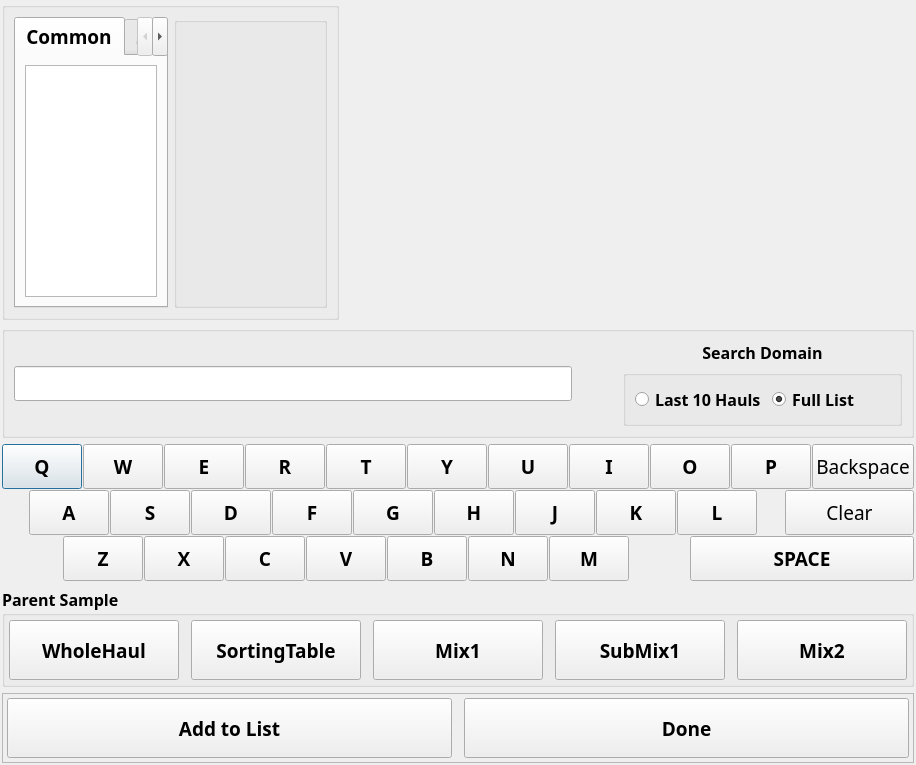
<?xml version="1.0" encoding="UTF-8"?>
<ui version="4.0">
 <class>addcatchspcDlg</class>
 <widget class="QDialog" name="addcatchspcDlg">
  <property name="windowModality">
   <enum>Qt::NonModal</enum>
  </property>
  <property name="windowTitle">
   <string>Add Species</string>
  </property>
  <layout class="QVBoxLayout" name="verticalLayout_3" stretch="30,14,30,13,13">
   <property name="leftMargin">
    <number>2</number>
   </property>
   <property name="topMargin">
    <number>2</number>
   </property>
   <property name="rightMargin">
    <number>2</number>
   </property>
   <property name="bottomMargin">
    <number>2</number>
   </property>
   <item>
    <widget class="QGroupBox" name="horizontalGroupBox">
     <property name="sizePolicy">
      <sizepolicy hsizetype="Preferred" vsizetype="Preferred">
       <horstretch>0</horstretch>
       <verstretch>0</verstretch>
      </sizepolicy>
     </property>
     <property name="minimumSize">
      <size>
       <width>0</width>
       <height>0</height>
      </size>
     </property>
     <layout class="QHBoxLayout" name="view_species_layout" stretch="50,50">
      <property name="sizeConstraint">
       <enum>QLayout::SetFixedSize</enum>
      </property>
      <item>
       <widget class="QTabWidget" name="nameTab">
        <property name="minimumSize">
         <size>
          <width>0</width>
          <height>0</height>
         </size>
        </property>
        <property name="font">
         <font>
          <family>Arial Black</family>
          <pointsize>14</pointsize>
          <weight>75</weight>
          <bold>true</bold>
         </font>
        </property>
        <property name="currentIndex">
         <number>0</number>
        </property>
        <widget class="QWidget" name="tab">
         <attribute name="title">
          <string>Common</string>
         </attribute>
         <layout class="QHBoxLayout" name="horizontalLayout_4">
          <item>
           <widget class="QListWidget" name="fullspcCList">
            <property name="font">
             <font>
              <family>Arial Black</family>
              <pointsize>14</pointsize>
              <weight>75</weight>
              <bold>true</bold>
             </font>
            </property>
           </widget>
          </item>
         </layout>
        </widget>
        <widget class="QWidget" name="tab_2">
         <attribute name="title">
          <string>Scientific</string>
         </attribute>
         <layout class="QHBoxLayout" name="horizontalLayout_2">
          <item>
           <widget class="QListWidget" name="fullspcSList">
            <property name="font">
             <font>
              <family>Arial Black</family>
              <pointsize>14</pointsize>
              <weight>75</weight>
              <bold>true</bold>
             </font>
            </property>
           </widget>
          </item>
         </layout>
        </widget>
       </widget>
      </item>
      <item>
       <widget class="QGroupBox" name="verticalGroupBox_3">
        <property name="minimumSize">
         <size>
          <width>0</width>
          <height>0</height>
         </size>
        </property>
        <layout class="QVBoxLayout" name="verticalLayout_6" stretch="10,90">
         <property name="leftMargin">
          <number>4</number>
         </property>
         <property name="topMargin">
          <number>4</number>
         </property>
         <property name="rightMargin">
          <number>4</number>
         </property>
         <property name="bottomMargin">
          <number>4</number>
         </property>
         <item>
          <widget class="QLabel" name="spcLabel">
           <property name="minimumSize">
            <size>
             <width>0</width>
             <height>0</height>
            </size>
           </property>
           <property name="font">
            <font>
             <family>Arial Black</family>
             <pointsize>10</pointsize>
             <weight>75</weight>
             <bold>true</bold>
            </font>
           </property>
           <property name="text">
            <string> &lt;SPECIES LABEL&gt;</string>
           </property>
           <property name="alignment">
            <set>Qt::AlignCenter</set>
           </property>
          </widget>
         </item>
         <item>
          <widget class="QLabel" name="picLabel">
           <property name="sizePolicy">
            <sizepolicy hsizetype="Preferred" vsizetype="Preferred">
             <horstretch>0</horstretch>
             <verstretch>2</verstretch>
            </sizepolicy>
           </property>
           <property name="minimumSize">
            <size>
             <width>0</width>
             <height>250</height>
            </size>
           </property>
           <property name="font">
            <font>
             <family>Arial Black</family>
             <pointsize>10</pointsize>
             <weight>75</weight>
             <bold>true</bold>
            </font>
           </property>
           <property name="frameShape">
            <enum>QFrame::NoFrame</enum>
           </property>
           <property name="frameShadow">
            <enum>QFrame::Plain</enum>
           </property>
           <property name="text">
            <string>&lt;SPECIES IMAGE&gt;</string>
           </property>
           <property name="alignment">
            <set>Qt::AlignCenter</set>
           </property>
          </widget>
         </item>
        </layout>
       </widget>
      </item>
     </layout>
    </widget>
   </item>
   <item>
    <widget class="QGroupBox" name="horizontalGroupBox_2">
     <property name="minimumSize">
      <size>
       <width>0</width>
       <height>0</height>
      </size>
     </property>
     <layout class="QHBoxLayout" name="horizontalLayout_8" stretch="60,10,30">
      <item>
       <widget class="QLineEdit" name="lineEdit_search">
        <property name="font">
         <font>
          <family>Arial Black</family>
          <pointsize>14</pointsize>
          <weight>75</weight>
          <bold>true</bold>
         </font>
        </property>
       </widget>
      </item>
      <item>
       <spacer name="horizontalSpacer_2">
        <property name="orientation">
         <enum>Qt::Horizontal</enum>
        </property>
        <property name="sizeType">
         <enum>QSizePolicy::Fixed</enum>
        </property>
        <property name="sizeHint" stdset="0">
         <size>
          <width>45</width>
          <height>20</height>
         </size>
        </property>
       </spacer>
      </item>
      <item>
       <layout class="QVBoxLayout" name="verticalLayout">
        <item>
         <widget class="QLabel" name="label">
          <property name="minimumSize">
           <size>
            <width>0</width>
            <height>0</height>
           </size>
          </property>
          <property name="font">
           <font>
            <family>Arial Black</family>
            <pointsize>12</pointsize>
            <weight>75</weight>
            <bold>true</bold>
           </font>
          </property>
          <property name="text">
           <string>Search Domain</string>
          </property>
          <property name="alignment">
           <set>Qt::AlignCenter</set>
          </property>
         </widget>
        </item>
        <item>
         <widget class="QGroupBox" name="groupBox_2">
          <property name="title">
           <string/>
          </property>
          <layout class="QHBoxLayout" name="horizontalLayout_3">
           <item>
            <widget class="QRadioButton" name="radio10">
             <property name="font">
              <font>
               <family>Arial Black</family>
               <pointsize>12</pointsize>
               <weight>75</weight>
               <bold>true</bold>
              </font>
             </property>
             <property name="text">
              <string>Last 10 Hauls</string>
             </property>
            </widget>
           </item>
           <item>
            <widget class="QRadioButton" name="radioFull">
             <property name="font">
              <font>
               <family>Arial Black</family>
               <pointsize>12</pointsize>
               <weight>75</weight>
               <bold>true</bold>
              </font>
             </property>
             <property name="text">
              <string>Full List</string>
             </property>
             <property name="checked">
              <bool>true</bool>
             </property>
             <property name="autoRepeat">
              <bool>false</bool>
             </property>
            </widget>
           </item>
          </layout>
         </widget>
        </item>
       </layout>
      </item>
     </layout>
    </widget>
   </item>
   <item>
    <layout class="QVBoxLayout" name="verticalLayout_2">
     <property name="spacing">
      <number>1</number>
     </property>
     <property name="sizeConstraint">
      <enum>QLayout::SetDefaultConstraint</enum>
     </property>
     <item>
      <layout class="QHBoxLayout" name="horizontalLayout_6" stretch="8,8,8,8,8,8,8,8,8,8,20">
       <item>
        <widget class="QPushButton" name="Q_Btn">
         <property name="minimumSize">
          <size>
           <width>0</width>
           <height>45</height>
          </size>
         </property>
         <property name="font">
          <font>
           <family>Arial Black</family>
           <pointsize>14</pointsize>
           <weight>75</weight>
           <bold>true</bold>
          </font>
         </property>
         <property name="text">
          <string>Q</string>
         </property>
        </widget>
       </item>
       <item>
        <widget class="QPushButton" name="W_Btn">
         <property name="minimumSize">
          <size>
           <width>0</width>
           <height>45</height>
          </size>
         </property>
         <property name="font">
          <font>
           <family>Arial Black</family>
           <pointsize>14</pointsize>
           <weight>75</weight>
           <bold>true</bold>
          </font>
         </property>
         <property name="text">
          <string>W</string>
         </property>
        </widget>
       </item>
       <item>
        <widget class="QPushButton" name="E_Btn">
         <property name="minimumSize">
          <size>
           <width>0</width>
           <height>45</height>
          </size>
         </property>
         <property name="font">
          <font>
           <family>Arial Black</family>
           <pointsize>14</pointsize>
           <weight>75</weight>
           <bold>true</bold>
          </font>
         </property>
         <property name="text">
          <string>E</string>
         </property>
        </widget>
       </item>
       <item>
        <widget class="QPushButton" name="R_Btn">
         <property name="minimumSize">
          <size>
           <width>0</width>
           <height>45</height>
          </size>
         </property>
         <property name="font">
          <font>
           <family>Arial Black</family>
           <pointsize>14</pointsize>
           <weight>75</weight>
           <bold>true</bold>
          </font>
         </property>
         <property name="text">
          <string>R</string>
         </property>
        </widget>
       </item>
       <item>
        <widget class="QPushButton" name="T_Btn">
         <property name="minimumSize">
          <size>
           <width>0</width>
           <height>45</height>
          </size>
         </property>
         <property name="font">
          <font>
           <family>Arial Black</family>
           <pointsize>14</pointsize>
           <weight>75</weight>
           <bold>true</bold>
          </font>
         </property>
         <property name="text">
          <string>T</string>
         </property>
        </widget>
       </item>
       <item>
        <widget class="QPushButton" name="Y_Btn">
         <property name="minimumSize">
          <size>
           <width>0</width>
           <height>45</height>
          </size>
         </property>
         <property name="font">
          <font>
           <family>Arial Black</family>
           <pointsize>14</pointsize>
           <weight>75</weight>
           <bold>true</bold>
          </font>
         </property>
         <property name="text">
          <string>Y</string>
         </property>
        </widget>
       </item>
       <item>
        <widget class="QPushButton" name="U_Btn">
         <property name="minimumSize">
          <size>
           <width>0</width>
           <height>45</height>
          </size>
         </property>
         <property name="font">
          <font>
           <family>Arial Black</family>
           <pointsize>14</pointsize>
           <weight>75</weight>
           <bold>true</bold>
          </font>
         </property>
         <property name="text">
          <string>U</string>
         </property>
        </widget>
       </item>
       <item>
        <widget class="QPushButton" name="I_Btn">
         <property name="minimumSize">
          <size>
           <width>0</width>
           <height>45</height>
          </size>
         </property>
         <property name="font">
          <font>
           <family>Arial Black</family>
           <pointsize>14</pointsize>
           <weight>75</weight>
           <bold>true</bold>
          </font>
         </property>
         <property name="text">
          <string>I</string>
         </property>
        </widget>
       </item>
       <item>
        <widget class="QPushButton" name="O_Btn">
         <property name="minimumSize">
          <size>
           <width>0</width>
           <height>45</height>
          </size>
         </property>
         <property name="font">
          <font>
           <family>Arial Black</family>
           <pointsize>14</pointsize>
           <weight>75</weight>
           <bold>true</bold>
          </font>
         </property>
         <property name="text">
          <string>O</string>
         </property>
        </widget>
       </item>
       <item>
        <widget class="QPushButton" name="P_Btn">
         <property name="minimumSize">
          <size>
           <width>0</width>
           <height>45</height>
          </size>
         </property>
         <property name="font">
          <font>
           <family>Arial Black</family>
           <pointsize>14</pointsize>
           <weight>75</weight>
           <bold>true</bold>
          </font>
         </property>
         <property name="text">
          <string>P</string>
         </property>
        </widget>
       </item>
       <item>
        <widget class="QPushButton" name="backBtn">
         <property name="minimumSize">
          <size>
           <width>0</width>
           <height>45</height>
          </size>
         </property>
         <property name="font">
          <font>
           <family>Arial Black</family>
           <pointsize>14</pointsize>
           <weight>50</weight>
           <bold>false</bold>
          </font>
         </property>
         <property name="text">
          <string>Backspace</string>
         </property>
        </widget>
       </item>
      </layout>
     </item>
     <item>
      <layout class="QHBoxLayout" name="horizontalLayout_7" stretch="4,8,8,8,8,8,8,8,8,8,4,20">
       <item>
        <widget class="QLabel" name="label_2">
         <property name="text">
          <string/>
         </property>
        </widget>
       </item>
       <item>
        <widget class="QPushButton" name="A_Btn">
         <property name="minimumSize">
          <size>
           <width>0</width>
           <height>45</height>
          </size>
         </property>
         <property name="font">
          <font>
           <family>Arial Black</family>
           <pointsize>14</pointsize>
           <weight>75</weight>
           <bold>true</bold>
          </font>
         </property>
         <property name="text">
          <string>A</string>
         </property>
        </widget>
       </item>
       <item>
        <widget class="QPushButton" name="S_Btn">
         <property name="minimumSize">
          <size>
           <width>0</width>
           <height>45</height>
          </size>
         </property>
         <property name="font">
          <font>
           <family>Arial Black</family>
           <pointsize>14</pointsize>
           <weight>75</weight>
           <bold>true</bold>
          </font>
         </property>
         <property name="text">
          <string>S</string>
         </property>
        </widget>
       </item>
       <item>
        <widget class="QPushButton" name="D_Btn">
         <property name="minimumSize">
          <size>
           <width>0</width>
           <height>45</height>
          </size>
         </property>
         <property name="font">
          <font>
           <family>Arial Black</family>
           <pointsize>14</pointsize>
           <weight>75</weight>
           <bold>true</bold>
          </font>
         </property>
         <property name="text">
          <string>D</string>
         </property>
        </widget>
       </item>
       <item>
        <widget class="QPushButton" name="F_Btn">
         <property name="minimumSize">
          <size>
           <width>0</width>
           <height>45</height>
          </size>
         </property>
         <property name="font">
          <font>
           <family>Arial Black</family>
           <pointsize>14</pointsize>
           <weight>75</weight>
           <bold>true</bold>
          </font>
         </property>
         <property name="text">
          <string>F</string>
         </property>
        </widget>
       </item>
       <item>
        <widget class="QPushButton" name="G_Btn">
         <property name="minimumSize">
          <size>
           <width>0</width>
           <height>45</height>
          </size>
         </property>
         <property name="font">
          <font>
           <family>Arial Black</family>
           <pointsize>14</pointsize>
           <weight>75</weight>
           <bold>true</bold>
          </font>
         </property>
         <property name="text">
          <string>G</string>
         </property>
        </widget>
       </item>
       <item>
        <widget class="QPushButton" name="H_Btn">
         <property name="minimumSize">
          <size>
           <width>0</width>
           <height>45</height>
          </size>
         </property>
         <property name="font">
          <font>
           <family>Arial Black</family>
           <pointsize>14</pointsize>
           <weight>75</weight>
           <bold>true</bold>
          </font>
         </property>
         <property name="text">
          <string>H</string>
         </property>
        </widget>
       </item>
       <item>
        <widget class="QPushButton" name="J_Btn">
         <property name="minimumSize">
          <size>
           <width>0</width>
           <height>45</height>
          </size>
         </property>
         <property name="font">
          <font>
           <family>Arial Black</family>
           <pointsize>14</pointsize>
           <weight>75</weight>
           <bold>true</bold>
          </font>
         </property>
         <property name="text">
          <string>J</string>
         </property>
        </widget>
       </item>
       <item>
        <widget class="QPushButton" name="K_Btn">
         <property name="minimumSize">
          <size>
           <width>0</width>
           <height>45</height>
          </size>
         </property>
         <property name="font">
          <font>
           <family>Arial Black</family>
           <pointsize>14</pointsize>
           <weight>75</weight>
           <bold>true</bold>
          </font>
         </property>
         <property name="text">
          <string>K</string>
         </property>
        </widget>
       </item>
       <item>
        <widget class="QPushButton" name="L_Btn">
         <property name="minimumSize">
          <size>
           <width>0</width>
           <height>45</height>
          </size>
         </property>
         <property name="font">
          <font>
           <family>Arial Black</family>
           <pointsize>14</pointsize>
           <weight>75</weight>
           <bold>true</bold>
          </font>
         </property>
         <property name="text">
          <string>L</string>
         </property>
        </widget>
       </item>
       <item>
        <widget class="QLabel" name="label_3">
         <property name="text">
          <string/>
         </property>
        </widget>
       </item>
       <item>
        <widget class="QPushButton" name="clearBtn">
         <property name="minimumSize">
          <size>
           <width>0</width>
           <height>45</height>
          </size>
         </property>
         <property name="font">
          <font>
           <family>Arial Black</family>
           <pointsize>14</pointsize>
          </font>
         </property>
         <property name="text">
          <string>Clear</string>
         </property>
        </widget>
       </item>
      </layout>
     </item>
     <item>
      <layout class="QHBoxLayout" name="horizontalLayout_9" stretch="8,8,8,8,8,8,8,8,8,30">
       <item>
        <widget class="QLabel" name="label_4">
         <property name="text">
          <string/>
         </property>
        </widget>
       </item>
       <item>
        <widget class="QPushButton" name="Z_Btn">
         <property name="minimumSize">
          <size>
           <width>0</width>
           <height>45</height>
          </size>
         </property>
         <property name="font">
          <font>
           <family>Arial Black</family>
           <pointsize>14</pointsize>
           <weight>75</weight>
           <bold>true</bold>
          </font>
         </property>
         <property name="text">
          <string>Z</string>
         </property>
        </widget>
       </item>
       <item>
        <widget class="QPushButton" name="X_Btn">
         <property name="minimumSize">
          <size>
           <width>0</width>
           <height>45</height>
          </size>
         </property>
         <property name="font">
          <font>
           <family>Arial Black</family>
           <pointsize>14</pointsize>
           <weight>75</weight>
           <bold>true</bold>
          </font>
         </property>
         <property name="text">
          <string>X</string>
         </property>
        </widget>
       </item>
       <item>
        <widget class="QPushButton" name="C_Btn">
         <property name="minimumSize">
          <size>
           <width>0</width>
           <height>45</height>
          </size>
         </property>
         <property name="font">
          <font>
           <family>Arial Black</family>
           <pointsize>14</pointsize>
           <weight>75</weight>
           <bold>true</bold>
          </font>
         </property>
         <property name="text">
          <string>C</string>
         </property>
        </widget>
       </item>
       <item>
        <widget class="QPushButton" name="V_Btn">
         <property name="minimumSize">
          <size>
           <width>0</width>
           <height>45</height>
          </size>
         </property>
         <property name="font">
          <font>
           <family>Arial Black</family>
           <pointsize>14</pointsize>
           <weight>75</weight>
           <bold>true</bold>
          </font>
         </property>
         <property name="text">
          <string>V</string>
         </property>
        </widget>
       </item>
       <item>
        <widget class="QPushButton" name="B_Btn">
         <property name="minimumSize">
          <size>
           <width>0</width>
           <height>45</height>
          </size>
         </property>
         <property name="font">
          <font>
           <family>Arial Black</family>
           <pointsize>14</pointsize>
           <weight>75</weight>
           <bold>true</bold>
          </font>
         </property>
         <property name="text">
          <string>B</string>
         </property>
        </widget>
       </item>
       <item>
        <widget class="QPushButton" name="N_Btn">
         <property name="minimumSize">
          <size>
           <width>0</width>
           <height>45</height>
          </size>
         </property>
         <property name="font">
          <font>
           <family>Arial Black</family>
           <pointsize>14</pointsize>
           <weight>75</weight>
           <bold>true</bold>
          </font>
         </property>
         <property name="text">
          <string>N</string>
         </property>
        </widget>
       </item>
       <item>
        <widget class="QPushButton" name="M_Btn">
         <property name="minimumSize">
          <size>
           <width>0</width>
           <height>45</height>
          </size>
         </property>
         <property name="font">
          <font>
           <family>Arial Black</family>
           <pointsize>14</pointsize>
           <weight>75</weight>
           <bold>true</bold>
          </font>
         </property>
         <property name="text">
          <string>M</string>
         </property>
        </widget>
       </item>
       <item>
        <widget class="QLabel" name="label_5">
         <property name="text">
          <string/>
         </property>
        </widget>
       </item>
       <item>
        <widget class="QPushButton" name="space">
         <property name="minimumSize">
          <size>
           <width>0</width>
           <height>45</height>
          </size>
         </property>
         <property name="font">
          <font>
           <family>Arial Black</family>
           <pointsize>14</pointsize>
           <weight>75</weight>
           <bold>true</bold>
          </font>
         </property>
         <property name="text">
          <string>SPACE</string>
         </property>
        </widget>
       </item>
      </layout>
     </item>
    </layout>
   </item>
   <item>
    <widget class="QGroupBox" name="groupBox_3">
     <property name="minimumSize">
      <size>
       <width>0</width>
       <height>0</height>
      </size>
     </property>
     <property name="font">
      <font>
       <family>Arial Black</family>
       <pointsize>12</pointsize>
       <weight>75</weight>
       <bold>true</bold>
      </font>
     </property>
     <property name="title">
      <string>Parent Sample</string>
     </property>
     <layout class="QHBoxLayout" name="horizontalLayout_5">
      <property name="spacing">
       <number>12</number>
      </property>
      <property name="leftMargin">
       <number>4</number>
      </property>
      <property name="topMargin">
       <number>4</number>
      </property>
      <property name="rightMargin">
       <number>4</number>
      </property>
      <property name="bottomMargin">
       <number>4</number>
      </property>
      <item>
       <widget class="QPushButton" name="wholeHaulBtn">
        <property name="minimumSize">
         <size>
          <width>0</width>
          <height>60</height>
         </size>
        </property>
        <property name="font">
         <font>
          <family>Arial Black</family>
          <pointsize>14</pointsize>
          <weight>75</weight>
          <bold>true</bold>
         </font>
        </property>
        <property name="text">
         <string>WholeHaul</string>
        </property>
        <property name="checkable">
         <bool>true</bool>
        </property>
        <property name="autoExclusive">
         <bool>false</bool>
        </property>
       </widget>
      </item>
      <item>
       <widget class="QPushButton" name="sortTableBtn">
        <property name="minimumSize">
         <size>
          <width>0</width>
          <height>60</height>
         </size>
        </property>
        <property name="font">
         <font>
          <family>Arial Black</family>
          <pointsize>14</pointsize>
          <weight>75</weight>
          <bold>true</bold>
         </font>
        </property>
        <property name="text">
         <string>SortingTable</string>
        </property>
        <property name="checkable">
         <bool>true</bool>
        </property>
        <property name="autoExclusive">
         <bool>false</bool>
        </property>
       </widget>
      </item>
      <item>
       <widget class="QPushButton" name="mix1Btn">
        <property name="minimumSize">
         <size>
          <width>0</width>
          <height>60</height>
         </size>
        </property>
        <property name="font">
         <font>
          <family>Arial Black</family>
          <pointsize>14</pointsize>
          <weight>75</weight>
          <bold>true</bold>
         </font>
        </property>
        <property name="text">
         <string>Mix1</string>
        </property>
        <property name="checkable">
         <bool>true</bool>
        </property>
        <property name="autoExclusive">
         <bool>false</bool>
        </property>
       </widget>
      </item>
      <item>
       <widget class="QPushButton" name="subMix1Btn">
        <property name="minimumSize">
         <size>
          <width>0</width>
          <height>60</height>
         </size>
        </property>
        <property name="font">
         <font>
          <family>Arial Black</family>
          <pointsize>14</pointsize>
          <weight>75</weight>
          <bold>true</bold>
         </font>
        </property>
        <property name="text">
         <string>SubMix1</string>
        </property>
        <property name="checkable">
         <bool>true</bool>
        </property>
        <property name="autoExclusive">
         <bool>false</bool>
        </property>
       </widget>
      </item>
      <item>
       <widget class="QPushButton" name="mix2Btn">
        <property name="minimumSize">
         <size>
          <width>0</width>
          <height>60</height>
         </size>
        </property>
        <property name="font">
         <font>
          <family>Arial Black</family>
          <pointsize>14</pointsize>
          <weight>75</weight>
          <bold>true</bold>
         </font>
        </property>
        <property name="text">
         <string>Mix2</string>
        </property>
        <property name="checkable">
         <bool>true</bool>
        </property>
        <property name="autoExclusive">
         <bool>false</bool>
        </property>
       </widget>
      </item>
     </layout>
    </widget>
   </item>
   <item>
    <widget class="QFrame" name="frame">
     <property name="minimumSize">
      <size>
       <width>0</width>
       <height>0</height>
      </size>
     </property>
     <property name="frameShape">
      <enum>QFrame::StyledPanel</enum>
     </property>
     <property name="frameShadow">
      <enum>QFrame::Raised</enum>
     </property>
     <layout class="QHBoxLayout" name="horizontalLayout" stretch="50,50">
      <property name="spacing">
       <number>12</number>
      </property>
      <property name="leftMargin">
       <number>4</number>
      </property>
      <property name="topMargin">
       <number>4</number>
      </property>
      <property name="rightMargin">
       <number>4</number>
      </property>
      <property name="bottomMargin">
       <number>4</number>
      </property>
      <item>
       <widget class="QPushButton" name="addBtn">
        <property name="minimumSize">
         <size>
          <width>250</width>
          <height>60</height>
         </size>
        </property>
        <property name="font">
         <font>
          <family>Arial Black</family>
          <pointsize>14</pointsize>
          <weight>75</weight>
          <bold>true</bold>
         </font>
        </property>
        <property name="text">
         <string>Add to List</string>
        </property>
       </widget>
      </item>
      <item>
       <widget class="QPushButton" name="doneBtn">
        <property name="minimumSize">
         <size>
          <width>250</width>
          <height>60</height>
         </size>
        </property>
        <property name="font">
         <font>
          <family>Arial Black</family>
          <pointsize>14</pointsize>
          <weight>75</weight>
          <bold>true</bold>
         </font>
        </property>
        <property name="text">
         <string>Done</string>
        </property>
       </widget>
      </item>
     </layout>
    </widget>
   </item>
  </layout>
 </widget>
 <resources/>
 <connections/>
</ui>
